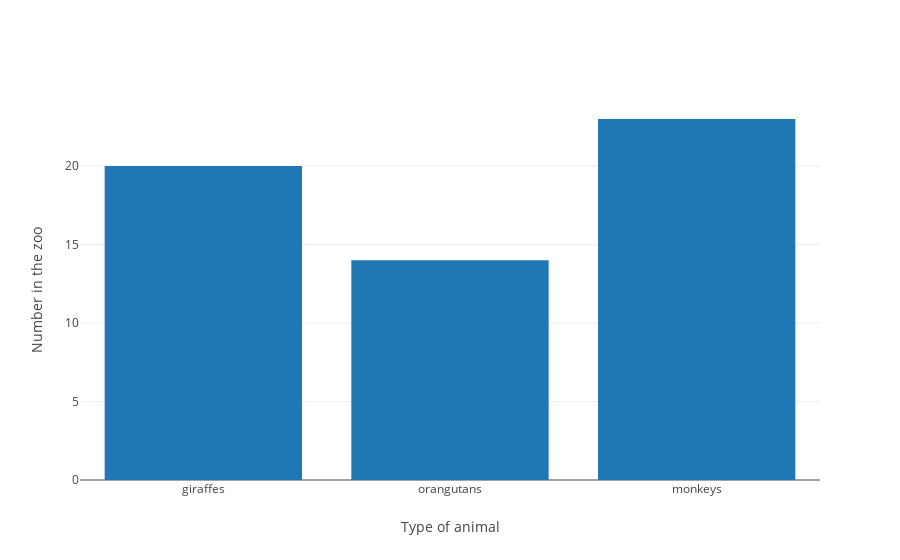

Source (notebook cell):
### Code cell
# Finally, display your figure 
fig = go.Figure(data=my_data, layout=my_layout)
iplot(fig) # inside the Jupyter notebook
plot(fig) # in your browswer

### Figure 1 — Plotly figure (JSON) as saved in the notebook; plotly's stock layout.template omitted (floating-point values rounded to 4 significant figures)
{"data": [{"type": "bar", "x": ["giraffes", "orangutans", "monkeys"], "y": [20, 14, 23]}], "layout": {"xaxis": {"title": "Type of animal"}, "yaxis": {"title": "Number in the zoo"}}}
